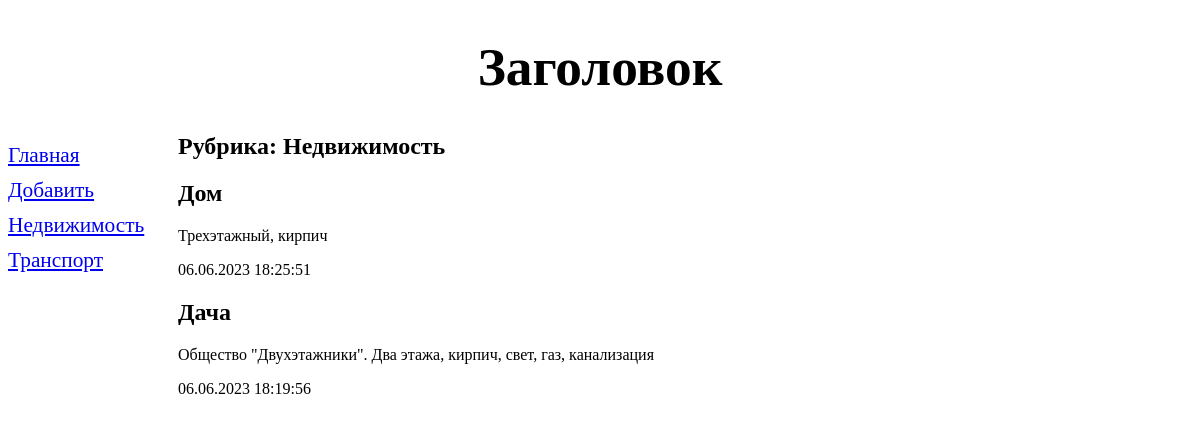
Screenshot of /bboard/1/ with the database file from the repository.
### bboard/models.py (models this page shows, shortened)
class Rubric(models.Model):
    name = models.CharField(max_length=20, db_index=True, verbose_name='Название')
    class Meta:
        verbose_name_plural = 'Рубрики'
        verbose_name = 'Рубрика'
        ordering = ['name']

class Bb(models.Model):
    title = models.CharField(max_length=50, verbose_name='Товар')
    content = models.TextField(null=True, blank=True, verbose_name='Описание')
    price = models.FloatField(null=True, blank=True, verbose_name='Цена')
    published = models.DateTimeField(auto_now_add=True, db_index=True, verbose_name='Опубликовано')
    rubric = models.ForeignKey('Rubric', null=True, on_delete=models.PROTECT, verbose_name='Рубрика')
    class Meta:
        verbose_name_plural = 'Объявления'
        verbose_name = 'Объявление'
        ordering = ['-published']

### bboard/views.py (the view)
# urls.py: path('<int:rubric_id>/', by_rubric, name='by_rubric'),
def by_rubric(request, rubric_id):
    bbs = Bb.objects.filter(rubric=rubric_id)
    rubrics = Rubric.objects.all()
    current_rubric = Rubric.objects.get(pk=rubric_id)
    context = {'bbs': bbs, 'rubrics': rubrics, 'current_rubric': current_rubric}
    return render(request, 'bboard/by_rubric.html', context)

### bboard/templates/bboard/by_rubric.html (shortened to what this page needs)
{% extends "layout/base.html" %}
{% block content %}
<h2>Рубрика: {{ current_rubric.name }}</h2>
{% for bb in bbs %}
<div>
    <h2>{{ bb.title }}</h2>
    <p>{{ bb.content }}</p>
    <p>{{ bb.published|date:"d.m.Y H:i:s"}}</p>
</div>
{% endfor %}
{% endblock %}

### bboard/templates/layout/base.html (shortened to what this page needs)
{% load static %}
<!DOCTYPE html>
<html lang="en">
<head>
    <link rel="stylesheet" type="text/css"
    href="{% static 'bboard/style.css' %}">
</head>
<body>
<header>
    <h1>Заголовок</h1>
</header>
<nav>
    <a href="{% url 'index' %}">Главная</a>
    <a href="{% url 'add' %}">Добавить</a>
    {% for rubric in rubrics %}
    <a href="{% url 'by_rubric' rubric.pk %}">
        {{ rubric.name }}</a>
    {% endfor %}
</nav>
<section>
    {% block content %}
    {% endblock %}
</section>
</body>
</html>

### bboard/static/bboard/style.css (style rules this page uses)
header h1 { font-size: 40pt; text-text-replace: uppercase; text-align: center; background: url("bg.jpg") left / auto 100% no-repeat; }
nav { font-size: 16pt; width: 150px; float: left; }
nav a { display: block; margin: 10px 0px; }
section { margin-left: 170px; }

### rows the page displays
Rubric: name "Недвижимость"
Rubric: name "Транспорт"
Bb: title "Дом", content "Трехэтажный, кирпич", published "06.06.2023 18:25:51"
Bb: title "Дача", content "Общество \"Двухэтажники\". Два этажа, кирпич, свет, газ, канализация", published "06.06.2023 18:19:56"
